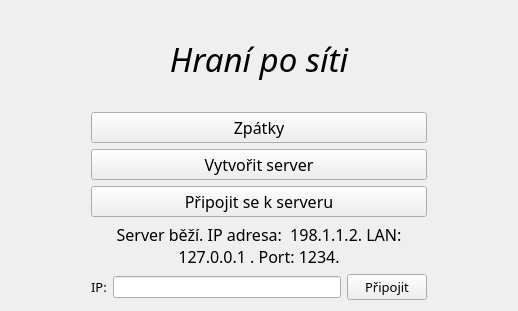
<?xml version="1.0" encoding="UTF-8"?>
<ui version="4.0">
 <class>Multiplayer</class>
 <widget class="QWidget" name="Multiplayer">
  <property name="geometry">
   <rect>
    <x>0</x>
    <y>0</y>
    <width>518</width>
    <height>311</height>
   </rect>
  </property>
  <property name="windowTitle">
   <string>Form</string>
  </property>
  <layout class="QGridLayout" name="gridLayout">
   <item row="0" column="1">
    <widget class="QLabel" name="connection_lbl">
     <property name="sizePolicy">
      <sizepolicy hsizetype="Preferred" vsizetype="Preferred">
       <horstretch>0</horstretch>
       <verstretch>0</verstretch>
      </sizepolicy>
     </property>
     <property name="font">
      <font>
       <family>Harlow Solid Italic</family>
       <pointsize>25</pointsize>
       <italic>true</italic>
       <stylestrategy>PreferDefault</stylestrategy>
      </font>
     </property>
     <property name="text">
      <string>Hraní po síti</string>
     </property>
     <property name="alignment">
      <set>Qt::AlignCenter</set>
     </property>
    </widget>
   </item>
   <item row="1" column="0">
    <spacer name="horizontalSpacer">
     <property name="orientation">
      <enum>Qt::Horizontal</enum>
     </property>
     <property name="sizeType">
      <enum>QSizePolicy::Fixed</enum>
     </property>
     <property name="sizeHint" stdset="0">
      <size>
       <width>80</width>
       <height>20</height>
      </size>
     </property>
    </spacer>
   </item>
   <item row="1" column="1">
    <layout class="QVBoxLayout" name="verticalLayout_2">
     <item>
      <widget class="QPushButton" name="back_btn">
       <property name="font">
        <font>
         <family>Impact</family>
         <pointsize>12</pointsize>
        </font>
       </property>
       <property name="text">
        <string>Zpátky</string>
       </property>
      </widget>
     </item>
     <item>
      <widget class="QPushButton" name="server_btn">
       <property name="font">
        <font>
         <family>Impact</family>
         <pointsize>12</pointsize>
        </font>
       </property>
       <property name="text">
        <string>Vytvořit server</string>
       </property>
      </widget>
     </item>
     <item>
      <widget class="QPushButton" name="client_btn">
       <property name="font">
        <font>
         <family>Impact</family>
         <pointsize>12</pointsize>
        </font>
       </property>
       <property name="text">
        <string>Připojit se k serveru</string>
       </property>
      </widget>
     </item>
     <item>
      <widget class="QLabel" name="waiting_lbl">
       <property name="font">
        <font>
         <family>Impact</family>
         <pointsize>12</pointsize>
        </font>
       </property>
       <property name="focusPolicy">
        <enum>Qt::NoFocus</enum>
       </property>
       <property name="text">
        <string>Server běží. IP adresa:  198.1.1.2. LAN: 127.0.0.1 . Port: 1234.</string>
       </property>
       <property name="alignment">
        <set>Qt::AlignCenter</set>
       </property>
       <property name="wordWrap">
        <bool>true</bool>
       </property>
      </widget>
     </item>
     <item>
      <layout class="QHBoxLayout" name="horizontalLayout">
       <item>
        <widget class="QLabel" name="ip_lbl">
         <property name="font">
          <font>
           <family>Impact</family>
           <pointsize>10</pointsize>
          </font>
         </property>
         <property name="text">
          <string>IP:</string>
         </property>
        </widget>
       </item>
       <item>
        <widget class="QLineEdit" name="ip_le"/>
       </item>
       <item>
        <widget class="QPushButton" name="ip_btn">
         <property name="font">
          <font>
           <family>Impact</family>
           <pointsize>10</pointsize>
          </font>
         </property>
         <property name="text">
          <string>Připojit</string>
         </property>
        </widget>
       </item>
      </layout>
     </item>
    </layout>
   </item>
   <item row="1" column="2">
    <spacer name="horizontalSpacer_2">
     <property name="orientation">
      <enum>Qt::Horizontal</enum>
     </property>
     <property name="sizeType">
      <enum>QSizePolicy::Fixed</enum>
     </property>
     <property name="sizeHint" stdset="0">
      <size>
       <width>80</width>
       <height>20</height>
      </size>
     </property>
    </spacer>
   </item>
  </layout>
 </widget>
 <resources/>
 <connections/>
</ui>
